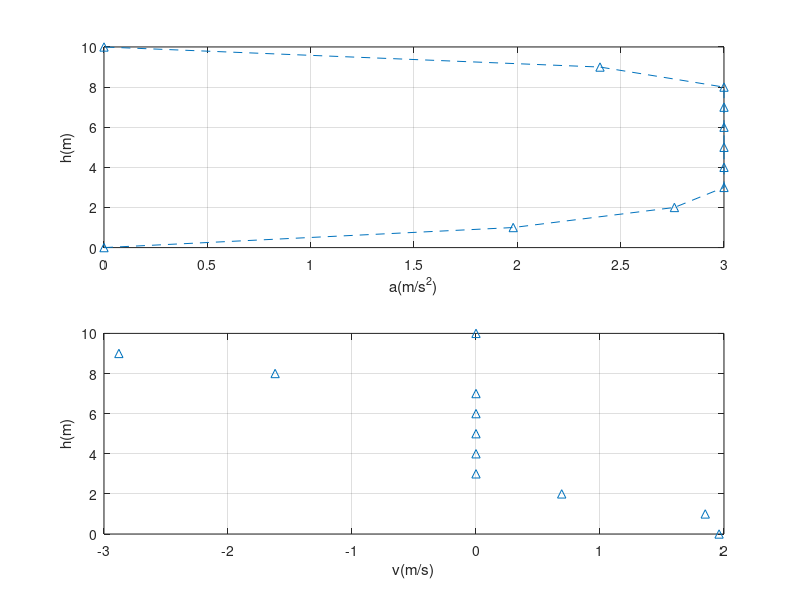

Source code (MATLAB):
%% Dynamic Programming

clc;
clear all;
close all;

% Define Initial condiction

h_init = 0; % h: height

v_init = 0; % v: velocity

% Final state

h_final = 10;

v_final = 0;

% Boundary condition

h_min = 0;

h_max = 10;
N_h = 10;

v_min = 0;

v_max = 3;
N_v = 50;%采样频率/区间分隔

% Create state array

Hd = h_min:(h_max - h_min) / N_h:h_max;

Vd = v_min:(v_max - v_min) / N_v:v_max;

% Input constraint, input is the system acceleration

u_min = -3;
u_max = 2;

% Define cost to go matrix

J_costtogo = zeros(N_h+1, N_v+1);

% Define input acceleration matrix

Input_acc = zeros(N_h+1, N_v+1);

%%%%%%%%%%%%%%%% From 10m to 8m %%%%%%%%%%%%%%%%%

v_avg = 0.5 * (v_final + Vd); % Calculate average speed

T_delta = (h_max - h_min) ./ (N_h * v_avg); % Calculate travel time, this is the cost

acc = (v_final - Vd) ./ T_delta; % Calculate acceleration

J_temp = T_delta; % Assign delta T to cost to go,还没加上游或者下游的时间

[acc_x, acc_y] = find(acc < u_min | acc > u_max); % Find which acc is over the limit
%<-3或>2的index,acc_x行,acc_y列
Ind_lin_acc = sub2ind(size(acc), acc_x, acc_y); % Find linear index
% 使用 sub2ind 函数将坐标转换为线性索引将(2,3)这个坐标变成8(matrix中线性序号是从上到下从左到右排列的
% 即[1,4,7
% 2,5,8
% 3,6,9])所以,(2,3)是8

J_temp(Ind_lin_acc) = inf; % Let certain elements to infinity

J_costtogo(2, :) = J_temp; % Save to cost to go matrix

Input_acc(2, :) = acc; % Save to acceleration matrix
%把第二行 h=8m的行,将temp填入.
%%%%%%%%%%%%%%%% From 8m to 2m %%%%%%%%%%%%%%%%%

for k = 3:1:N_h

    [Vd_x, Vd_y] = meshgrid(Vd, Vd); % Prepare the matrix
% Vd_y
% 0 0 0
% 1 1 1
% 2 2 2
% Vd_x
% 0 1 2
% 0 1 2
% 0 1 2
% V_avg
% 0     0.5 1
% 0.5   1   1.5
% 1     1.5 2 

    v_avg = 0.5 * (Vd_x + Vd_y); % Calculate average time

    T_delta = (h_max - h_min) ./ (N_h * v_avg); % Calculate travel time, this is the cost

    acc = (Vd_y - Vd_x) ./ T_delta; % Calculate acceleration

    J_temp = T_delta; % Assign delta T to cost to go

    [acc_x, acc_y] = find(acc < u_min | acc > u_max); % Find which acc is over the limit

    Ind_lin_acc = sub2ind(size(acc), acc_x, acc_y); % Find linear index

    J_temp(Ind_lin_acc) = inf; % Let certain elements to infinity

    %%%%%%% Very Important Step! %%%%%%%%%%%%%%%%%%%

    J_temp = J_temp + meshgrid(J_costtogo(k-1, :))'; % Add last cost to go

    [J_costtogo(k, :), l] = min(J_temp); % Save to cost to go matrix

    Ind_lin_acc = sub2ind(size(J_temp), l, 1:length(l)); % Find linear index

    Input_acc(k, :) = acc(Ind_lin_acc); % Save to acceleration matrix

end

%%%%%%%%%%%%%%%% From 2m to 0m %%%%%%%%%%%%%%%%%

v_avg = 0.5 * (Vd + v_init); % Calculate average time

T_delta = (h_max - h_min) ./ (N_h * v_avg); % Calculate travel time, this is the cost

acc = (Vd - v_init) ./ T_delta; % Calculate acceleration

J_temp = T_delta; % Assign delta T to cost to go

[acc_x, acc_y] = find(acc < u_min | acc > u_max); % Find which acc is over the limit

Ind_lin_acc = sub2ind(size(acc), acc_x, acc_y); % Fine linear index

J_temp(Ind_lin_acc) = inf; % Let certain elements to infitiy

%%%%%%% Very Important Step! %%%%%%%%%%%%%%%%%%%

J_temp = J_temp + J_costtogo(N_h, :); % Add last cost to go

[J_costtogo(N_h+1, 1), l] = min(J_temp); % Save to cost to go matrix

Ind_lin_acc = sub2ind(size(J_temp), l); % Find linear index

Input_acc(N_h+1, 1) = acc(Ind_lin_acc); % Save to acceleration matrix

%%%%%%%%%%%%%% Plot %%%%%%%%%%%%%%%%%%%%

h_plot_init = 0; % Initial height

v_plot_init = 0; % Initial velocity

acc_plot = zeros(length(Hd), 1); % Define acc plot array

v_plot = zeros(length(Hd), 1); % Define velocity plot array

h_plot = zeros(length(Hd), 1); % Define height plot array

h_plot(1) = h_plot_init; % First value

v_plot(1) = v_plot_init; % First value

for k = 1:1:N_h

    [min_h, h_plot_index] = min(abs(h_plot(k)-Hd)); % Table look up

    [min_v, v_plot_index] = min(abs(v_plot(k)-Vd)); % Table look up

    acc_index = sub2ind(size(Input_acc), N_h+2-h_plot_index, v_plot_index); % Find control input /acceleration

    acc_plot(k) = Input_acc(acc_index); % Save acceleration to the matrix

    v_plot(k+1) = sqrt((2 * (h_max - h_min) / N_h * acc_plot(k))+v_plot(k)^2); % Calculate speed and height

    h_plot(k+1) = h_plot(k) + (h_max - h_min) / N_h;

end

% Plot

subplot(2, 1, 1);

plot(v_plot, h_plot, '--^'), grid on;

ylabel('h(m)');

xlabel('a(m/s^2)');

subplot(2, 1, 2);

plot(acc_plot, h_plot, '^'), grid on;

ylabel('h(m)');

xlabel('v(m/s)');